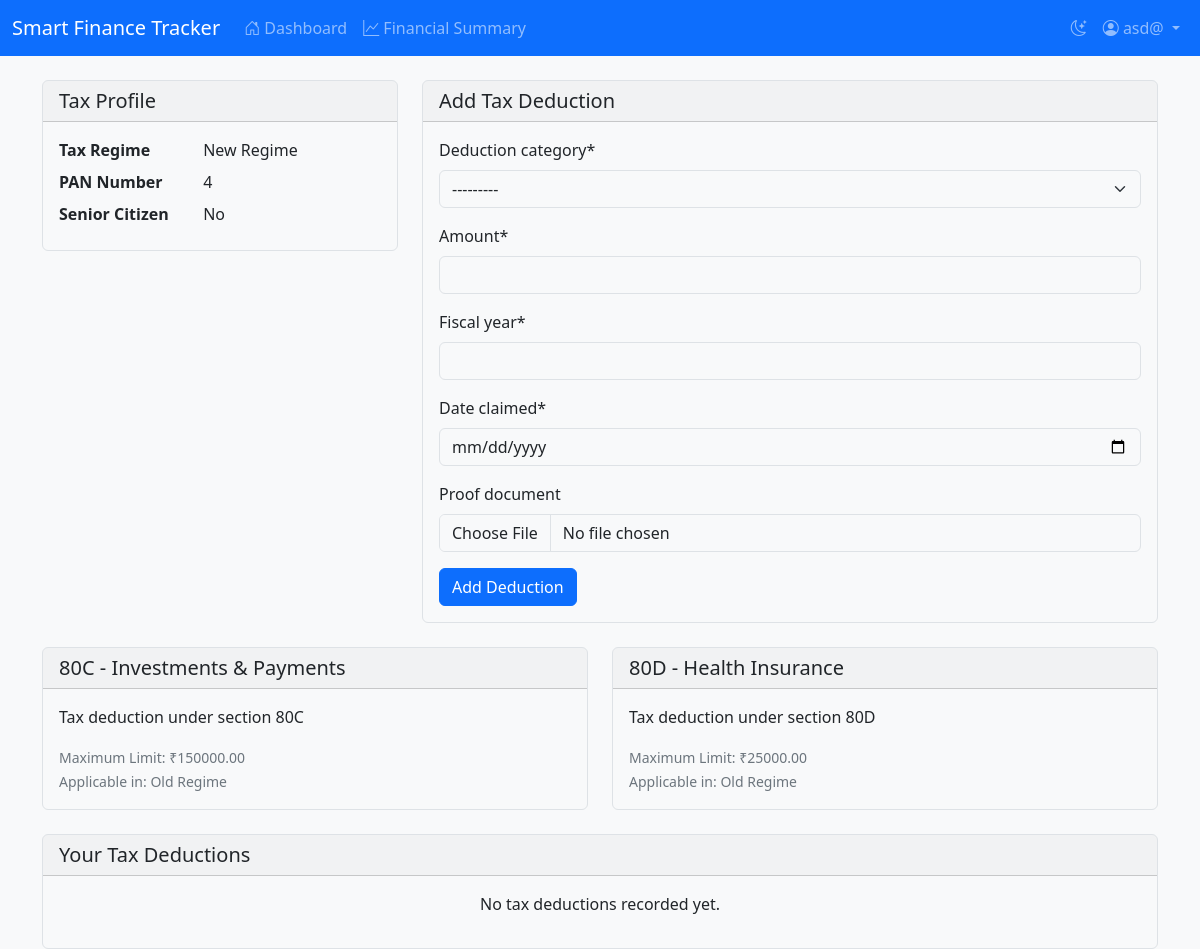
Screenshot of /tax-deductions/ (signed in) with the database file from the repository.
### tracker/models.py (models this page shows, shortened)
class UserTaxProfile(models.Model):
    REGIME_CHOICES = [
        ('old', 'Old Regime'),
        ('new', 'New Regime'),
    ]
    user = models.OneToOneField(User, on_delete=models.CASCADE)
    date_of_birth = models.DateField()
    pan_number = models.CharField(max_length=10)
    tax_regime = models.CharField(max_length=3, choices=REGIME_CHOICES, default='old')
    is_senior_citizen = models.BooleanField(default=False)
    is_super_senior_citizen = models.BooleanField(default=False)
    employer_name = models.CharField(max_length=200, blank=True)
    form_16_document = models.FileField(upload_to='form16/', null=True, blank=True)

class DeductionSection(models.Model):
    SECTION_CHOICES = [
        ('80C', 'Section 80C - Investments & Payments'),
        ('80CCD', 'Section 80CCD - NPS Contributions'),
        ('80D', 'Section 80D - Health Insurance'),
        ('80E', 'Section 80E - Education Loan Interest'),
        ('80G', 'Section 80G - Donations'),
        ('80GG', 'Section 80GG - House Rent'),
        ('80TTA', 'Section 80TTA - Savings Interest'),
        ('80TTB', 'Section 80TTB - Senior Citizens Interest Income'),
        ('80U', 'Section 80U - Disability'),
    ]
    section_code = models.CharField(max_length=10, choices=SECTION_CHOICES, unique=True)
    name = models.CharField(max_length=100)
    description = models.TextField()
    max_limit = models.DecimalField(max_digits=12, decimal_places=2)
    applicable_old_regime = models.BooleanField(default=True)
    applicable_new_regime = models.BooleanField(default=False)

### tracker/views.py (the view)
# urls.py: path('tax-deductions/', views.tax_deductions, name='tax_deductions'),
@login_required
def tax_deductions(request):
    if request.method == 'POST':
        form = TaxDeductionForm(request.POST, request.FILES, user=request.user)
        if form.is_valid():
            deduction = form.save(commit=False)
            deduction.user = request.user
            deduction.save()
            messages.success(request, 'Tax deduction added successfully.')
            return redirect('tracker:tax_deductions')
    else:
        form = TaxDeductionForm(user=request.user)
    deductions = TaxDeduction.objects.filter(user=request.user).order_by('-date_claimed')
    sections = DeductionSection.objects.all()
    try:
        tax_profile = UserTaxProfile.objects.get(user=request.user)
    except UserTaxProfile.DoesNotExist:
        tax_profile = None
    context = {
        'form': form,
        'deductions': deductions,
        'sections': sections,
        'tax_profile': tax_profile,
    }
    return render(request, 'tracker/tax_deductions.html', context)

### tracker/forms.py
class TaxDeductionForm(forms.ModelForm):
    class Meta:
        model = TaxDeduction
        fields = ['deduction_category', 'amount', 'fiscal_year', 'date_claimed', 'proof_document']
        widgets = {
            'date_claimed': forms.DateInput(attrs={'type': 'date'}),
        }
    def __init__(self, *args, **kwargs):
        user = kwargs.pop('user', None)
        super().__init__(*args, **kwargs)
        if user:
            try:
                tax_profile = UserTaxProfile.objects.get(user=user)
                if tax_profile.tax_regime == 'new':
                    self.fields['deduction_category'].queryset = self.fields['deduction_category'].queryset.filter(
                        section__applicable_new_regime=True
                    )
                else:
                    self.fields['deduction_category'].queryset = self.fields['deduction_category'].queryset.filter(
                        section__applicable_old_regime=True
                    )
            except UserTaxProfile.DoesNotExist:
                pass

### tracker/templates/tracker/tax_deductions.html (shortened to what this page needs)
{% extends "tracker/base.html" %}
{% load crispy_forms_tags %}
{% block content %}
<div class="row">
    <div class="col-md-4 mb-4">
        <div class="card">
            <div class="card-header">
                <h5 class="card-title mb-0">Tax Profile</h5>
            </div>
            <div class="card-body">
                {% if tax_profile %}
                <dl class="row mb-0">
                    <dt class="col-sm-5">Tax Regime</dt>
                    <dd class="col-sm-7">{{ tax_profile.get_tax_regime_display }}</dd>
                    <dt class="col-sm-5">PAN Number</dt>
                    <dd class="col-sm-7">{{ tax_profile.pan_number }}</dd>
                    <dt class="col-sm-5">Senior Citizen</dt>
                    <dd class="col-sm-7">{% if tax_profile.is_senior_citizen %}Yes{% else %}No{% endif %}</dd>
                </dl>
                {% else %}
                <p class="text-center mb-0">
                    <a href="{% url 'tracker:tax_profile' %}" class="btn btn-primary">Set Up Tax Profile</a>
                </p>
                {% endif %}
            </div>
        </div>
    </div>
    <div class="col-md-8 mb-4">
        <div class="card">
            <div class="card-header">
                <h5 class="card-title mb-0">Add Tax Deduction</h5>
            </div>
            <div class="card-body">
                <form method="post" enctype="multipart/form-data">
                    {{ form|crispy }}
                    <button type="submit" class="btn btn-primary">Add Deduction</button>
                </form>
            </div>
        </div>
    </div>
</div>
<div class="row">
    {% for section in sections %}
    <div class="col-md-6 mb-4">
        <div class="card">
            <div class="card-header">
                <h5 class="card-title mb-0">{{ section.section_code }} - {{ section.name }}</h5>
            </div>
            <div class="card-body">
                <p class="card-text">{{ section.description }}</p>
                <p class="card-text">
                    <small class="text-muted">
                        Maximum Limit: ₹{{ section.max_limit|floatformat:2 }}<br>
                        Applicable in:
                        {% if section.applicable_old_regime %}Old Regime{% endif %}
                    </small>
                </p>
            </div>
        </div>
    </div>
    {% endfor %}
</div>
<div class="row">
    <div class="col-12">
        <div class="card">
            <div class="card-header">
                <h5 class="card-title mb-0">Your Tax Deductions</h5>
            </div>
            <div class="card-body">
                {% if deductions %}
                <div class="table-responsive">
                    <table class="table">
                        <thead>
                            <tr>
                                <th>Category</th>
                                <th>Amount</th>
                                <th>Fiscal Year</th>
                                <th>Status</th>
                                <th>Actions</th>
                            </tr>
                        </thead>
                        <tbody>
                            {% for deduction in deductions %}
                            <tr>
                                <td>{{ deduction.deduction_category.name }}</td>
                                <td>₹{{ deduction.amount|floatformat:2 }}</td>
                                <td>{{ deduction.fiscal_year }}</td>
                                <td>
                                    <span class="badge {% if deduction.verification_status == 'verified' %}bg-success{% elif deduction.verification_status == 'rejected' %}bg-danger{% else %}bg-warning{% endif %}">
                                        {{ deduction.verification_status|title }}
                                    </span>
                                </td>
                                <td>
                                    <a href="{% url 'tracker:edit_tax_deduction' deduction.id %}" class="btn btn-sm btn-primary">
                                        <i class="bi bi-pencil"></i>
                                    </a>
                                    <a href="{% url 'tracker:delete_tax_deduction' deduction.id %}" class="btn btn-sm btn-danger">
                                        <i class="bi bi-trash"></i>
                                    </a>
                                </td>
                            </tr>
                            {% endfor %}
                        </tbody>
                    </table>
                </div>
                {% else %}
                <p class="text-center">No tax deductions recorded yet.</p>
                {% endif %}
            </div>
        </div>
    </div>
</div>
{% endblock %}

### tracker/templates/tracker/base.html (shortened to what this page needs)
<!DOCTYPE html>
<html lang="en" data-bs-theme="light">
<head>
    <link href="https://cdn.jsdelivr.net/npm/bootstrap@5.3.2/dist/css/bootstrap.min.css" rel="stylesheet">
    <link href="https://cdn.jsdelivr.net/npm/bootstrap-icons@1.11.1/font/bootstrap-icons.css" rel="stylesheet">
</head>
<body>
    {% if user.is_authenticated %}
    <nav class="navbar navbar-expand-lg navbar-dark bg-primary">
        <div class="container-fluid">
            <a class="navbar-brand" href="{% url 'tracker:dashboard' %}">Smart Finance Tracker</a>
            <div class="collapse navbar-collapse" id="navbarNav">
                <ul class="navbar-nav me-auto">
                    <li class="nav-item">
                        <a class="nav-link {% if request.resolver_match.url_name == 'dashboard' %}active{% endif %}"
                           href="{% url 'tracker:dashboard' %}">
                            <i class="bi bi-house-door"></i> Dashboard
                        </a>
                    </li>
                    <li class="nav-item">
                        <a class="nav-link {% if request.resolver_match.url_name == 'financial_summary' %}active{% endif %}"
                           href="{% url 'tracker:financial_summary' %}">
                            <i class="bi bi-graph-up"></i> Financial Summary
                        </a>
                    </li>
                </ul>
                <ul class="navbar-nav">
                    <li class="nav-item">
                        <button class="nav-link" id="theme-toggle">
                            <i class="bi bi-moon-stars"></i>
                        </button>
                    </li>
                    <li class="nav-item dropdown">
                        <a class="nav-link dropdown-toggle" href="#" id="navbarDropdown" role="button"
                           data-bs-toggle="dropdown">
                            <i class="bi bi-person-circle"></i> {{ user.username }}
                        </a>
                    </li>
                </ul>
            </div>
        </div>
    </nav>
    {% endif %}
    <div class="container mt-4">
        {% block content %}
        {% endblock %}
    </div>
</body>
</html>

### tracker/templates/tracker/base.html (style rules this page uses)
:root[data-bs-theme="light"] { --bs-body-bg: #f8f9fa; --bs-body-color: #212529; --bs-heading-color: #212529; --bs-primary: #0d6efd; --bs-secondary: #6c757d; --bs-card-bg: #ffffff; --bs-border-color: #dee2e6; }
h1, h2, h3, h4, h5, h6 { color: var(--bs-heading-color); }
.card { background-color: var(--bs-card-bg); border-color: var(--bs-border-color); }
.text-muted { color: var(--bs-secondary) !important; }

### rows the page displays
UserTaxProfile: tax_regime "New Regime", pan_number "4"
DeductionSection: section_code "80C", name "Investments & Payments", description "Tax deduction under section 80C", max_limit "150000.00", applicable_old_regime "Old Regime"
DeductionSection: section_code "80D", name "Health Insurance", description "Tax deduction under section 80D", max_limit "25000.00", applicable_old_regime "Old Regime"

### other values shown
{{ user.username }} "asd@"
